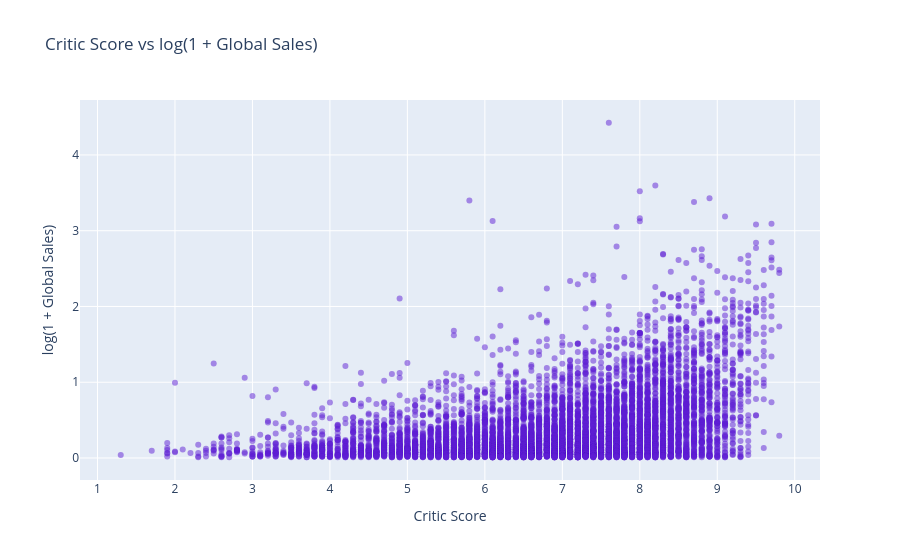

Notebook code cell kept with this figure:
### Markdown cell above
Question: Is there a significant correlation between critic scores and global sales?

### Code cell
configure_plotly_browser_state()

plot_games = games.dropna(subset=["Critic_Score", "Global_Sales", "Name"]).copy()
plot_games["Log_Global_Sales"] = np.log1p(plot_games["Global_Sales"])

trace = go.Scatter(
    x=plot_games["Critic_Score"],
    y=plot_games["Log_Global_Sales"],
    mode="markers",
    name="Games",
    marker=dict(color='rgba(94, 29, 211, 0.5)'),
    text=plot_games["Name"]
)

layout = dict(
    title="Critic Score vs log(1 + Global Sales)",
    xaxis=dict(title="Critic Score", ticklen=5, zeroline=False),
    yaxis=dict(title="log(1 + Global Sales)", ticklen=5, zeroline=False)
)

fig = dict(data=[trace], layout=layout)
iplot(fig)

### Figure 1 — Plotly figure (JSON) as saved in the notebook; plotly's stock layout.template omitted (floating-point values rounded to 4 significant figures; data arrays with more than 128 entries replaced by an {"elided": "..."} marker saying what was removed)
{"data": [{"marker": {"color": "rgba(94, 29, 211, 0.5)"}, "mode": "markers", "name": "Games", "text": {"elided": "8137 str values"}, "x": {"elided": "8137 float values"}, "y": {"elided": "8137 float values"}, "type": "scatter"}], "layout": {"title": {"text": "Critic Score vs log(1 + Global Sales)"}, "xaxis": {"ticklen": 5, "title": {"text": "Critic Score"}, "zeroline": false}, "yaxis": {"ticklen": 5, "title": {"text": "log(1 + Global Sales)"}, "zeroline": false}}}
